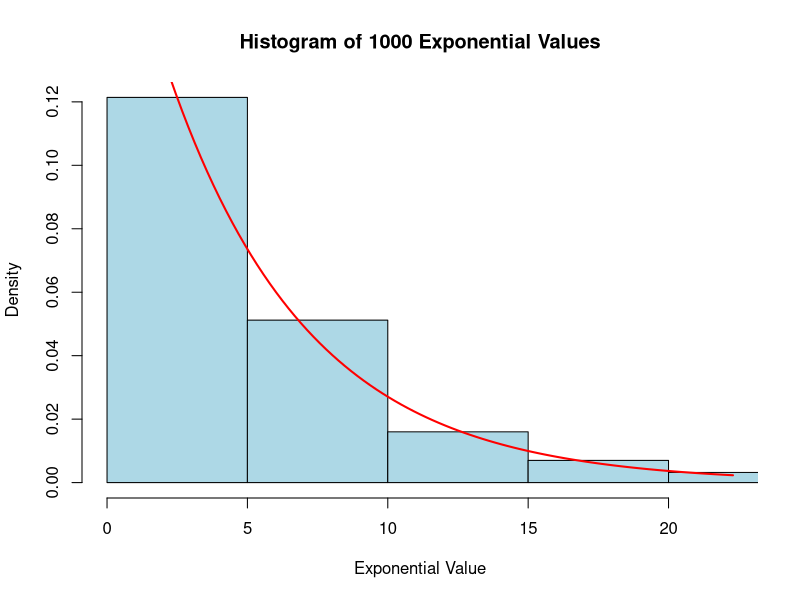
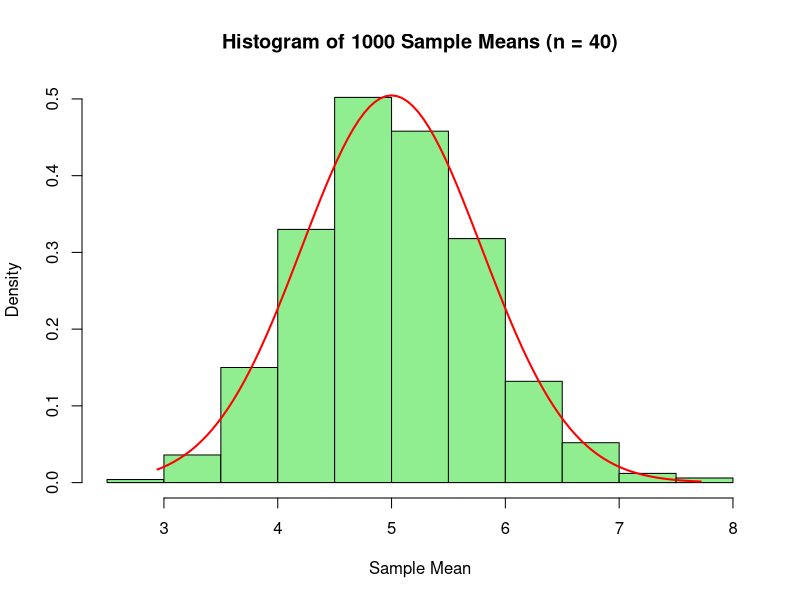

The R source for these figures, in order:
## ---- chunk 1
knitr::opts_chunk$set(echo = TRUE)
set.seed(123)
## ---- chunk 2
        #set lambda value        
        lambda <- 0.2        
        #simulation of 1000 random exponential values
        exp_raw <- rexp(1000, rate = lambda)
        #report
        cat("First few entries of a single simulation of 1000 values:\n")
        head(exp_raw)
## ---- chunk 3
theoretical_mean <- 1/lambda
cat("The theoretical mean is", theoretical_mean, "\n")
theoretical_sd <- 1/lambda
theoretical_var <- (1/lambda)^2
cat("The theoretical variance is", theoretical_var, "\n")
## ---- chunk 4
        #histogram form 1000 exponential values
         hist(exp_raw, probability = TRUE, 
             main = "Histogram of 1000 Exponential Values", 
             xlab = "Exponential Value", 
             col = "lightblue",
             xlim = c(0, quantile(exp_raw, 0.99)))
        
        #overlay the theoretical exponential density curve
        curve(dexp(x, rate = lambda), 
              from = 0, 
              to = quantile(exp_raw, 0.99),
              add = TRUE, 
              col = "red", 
              lwd = 2)
## ---- chunk 5
#theoretical mean calulation
lambda <- 0.2
theoretical_mean <- 1/lambda
cat("The theoretical mean is", theoretical_mean, "\n")
theoretical_sd <- 1/lambda

#theoretical variance calulation
n <- 40
theoretical_sd <- 1/lambda
theoretical_se <- theoretical_sd/sqrt(n)
theoretical_mean_var <- theoretical_se^2
cat("The theoretical variance of the means is", theoretical_mean_var, "\n")
## ---- chunk 6
#generate 1000 simulation of 40 random exponential variables in a matrix where each column contains 40 random exponential variables.
n_sim <- 1000
sim_matrix <- matrix(rexp(n*n_sim, rate = lambda), nrow = n, ncol = n_sim)
#calculate the mean of each sample
sim_means <- apply(sim_matrix, 2, mean)
#calculate the variance of each sample
sim_vars <- apply(sim_matrix, 2, var)
#vector of all the sample means
avg_values <- replicate(1000, mean(rexp(n, rate = lambda)))
cat("first few sample means:\n")
head(sim_means)
## ---- chunk 7
cat("Sample Means (averages of 40 exponentials):\n")
cat("  Sample Mean:", round(mean(sim_means), 3), "\n")
cat("  Sample Variance:", round(var(sim_means), 3), "\n\n")

cat("Theoretical Values:\n")
cat("  Theoretical Mean:", theoretical_mean, "\n")
cat("  Theoretical Variance of the Sample Mean:", round(theoretical_mean_var, 3), "\n")
## ---- chunk 8
#plot the histogram of sample means with density scaling
        hist(sim_means, probability = TRUE,
             main = "Histogram of 1000 Sample Means (n = 40)",
             xlab = "Sample Mean",
             col = "lightgreen")
        
#overlay the theoretical normal density curve
        curve(dnorm(x, mean = theoretical_mean, sd = sqrt(theoretical_mean_var)),
              from = min(sim_means), to = max(sim_means),
              add = TRUE, col = "red", lwd = 2)        
